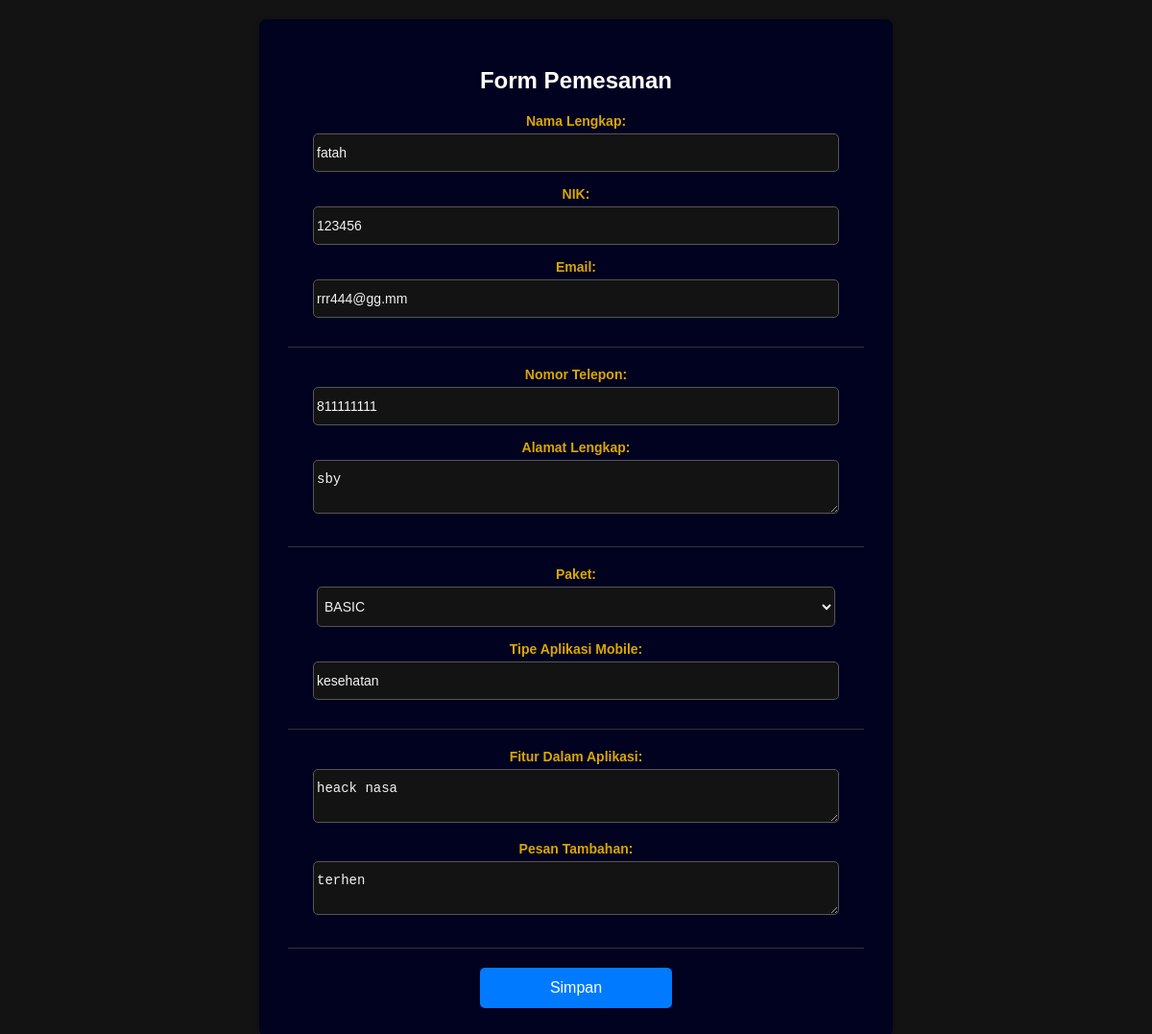
Page /web_devsync/admin/edit.php?id=38 on the committed database.
### tables this page shows
CREATE TABLE `pemesanan` (
  `id_pemesanan` int(11) NOT NULL,
  `nama` varchar(255) NOT NULL,
  `nik` varchar(16) NOT NULL,
  `email` varchar(255) NOT NULL,
  `telepon` varchar(12) NOT NULL,
  `alamat` text NOT NULL,
  `package` varchar(50) NOT NULL,
  `tipe` varchar(50) NOT NULL,
  `features` text NOT NULL,
  `pesan` varchar(255) NOT NULL,
  `created_at` timestamp NOT NULL DEFAULT current_timestamp()
);

### web_devsync/admin/edit.php (the view, shortened to what this page needs)
<?php
require '../db_conection.php';
$id = $_GET['id'];
$query = "SELECT * FROM pemesanan WHERE id_pemesanan = ?";
$stmt = $conn->prepare($query);
$stmt->bind_param("i", $id);
$stmt->execute();
$result = $stmt->get_result();
$data = $result->fetch_assoc();
?>
<!DOCTYPE html>
<html lang="id">
<head>
    <link rel="stylesheet" href="admin_edit.css">
</head>
<body>
<form method="POST">
    <h2>Form Pemesanan</h2>
    <div class="form-section">
        <label for="nama">Nama Lengkap:</label>
        <input type="text" id="nama" name="nama" value="<?= htmlspecialchars($data['nama']) ?>" required>
        <label for="nik">NIK:</label>
        <input type="text" id="nik" name="nik" value="<?= htmlspecialchars($data['nik']) ?>" required>
        <label for="email">Email:</label>
        <input type="email" id="email" name="email" value="<?= htmlspecialchars($data['email']) ?>" required>
    </div>
    <div class="form-section">
        <label for="telepon">Nomor Telepon:</label>
        <input type="text" id="telepon" name="telepon" value="<?= htmlspecialchars($data['telepon']) ?>" required>
        <label for="alamat">Alamat Lengkap:</label>
        <textarea id="alamat" name="alamat" required><?= htmlspecialchars($data['alamat']) ?></textarea>
    </div>
    <div class="form-section">
        <label for="package">Paket:</label>
        <select id="package" name="package" required>
            <option value="BASIC" <?= $data['package'] === 'BASIC' ? 'selected' : '' ?>>BASIC</option>
        </select>
        <label for="tipe">Tipe Aplikasi Mobile:</label>
        <input type="text" id="tipe" name="tipe" value="<?= htmlspecialchars($data['tipe']) ?>" required>
    </div>
    <div class="form-section">
        <label for="features">Fitur Dalam Aplikasi:</label>
        <textarea id="features" name="features" required><?= htmlspecialchars($data['features']) ?></textarea>
        <label for="pesan">Pesan Tambahan:</label>
        <textarea id="pesan" name="pesan"><?= htmlspecialchars($data['pesan']) ?></textarea>
    </div>
    <button type="submit">Simpan</button>
</form>
</body>
</html>

### web_devsync/admin/admin_edit.css (style rules this page uses)
body { font-family: 'Arial', sans-serif; background-color: #131313; color: #f3f3f3; margin: 0; padding: 0; display: flex; justify-content: center; align-items: center; min-height: 100vh; }
form { background: #000220; padding: 30px; border-radius: 8px; box-shadow: 0 4px 8px rgba(0, 0, 0, 0.2); width: 100%; max-width: 600px; margin: 20px; text-align: center; }
form h2 { font-size: 24px; margin-bottom: 20px; color: #fff; }
form .form-section { margin-bottom: 20px; border-bottom: 1px solid #333; padding-bottom: 15px; }
form label { display: block; font-size: 14px; font-weight: bold; margin-bottom: 5px; color: #daa700; }
form input[type="text"], form input[type="email"], form input[type="number"], form textarea, form select { width: 90%; padding: 11px 3px; margin-bottom: 15px; border: 1px solid #555; border-radius: 5px; font-size: 14px; background-color: #131313; color: #f3f3f3; transition: border-color 0.3s; }
form select { cursor: pointer; }
form button { background-color: #007bff; color: #fff; padding: 12px 20px; border: none; border-radius: 5px; cursor: pointer; font-size: 16px; display: block; margin: 0 auto; width: 100%; max-width: 200px; transition: background-color 0.3s ease; }

### rows in the picture
pemesanan: nama "fatah", nik "123456", email "rrr444@gg.mm", telepon "811111111", alamat "sby", tipe "kesehatan", features "heack nasa", pesan "terhen"
